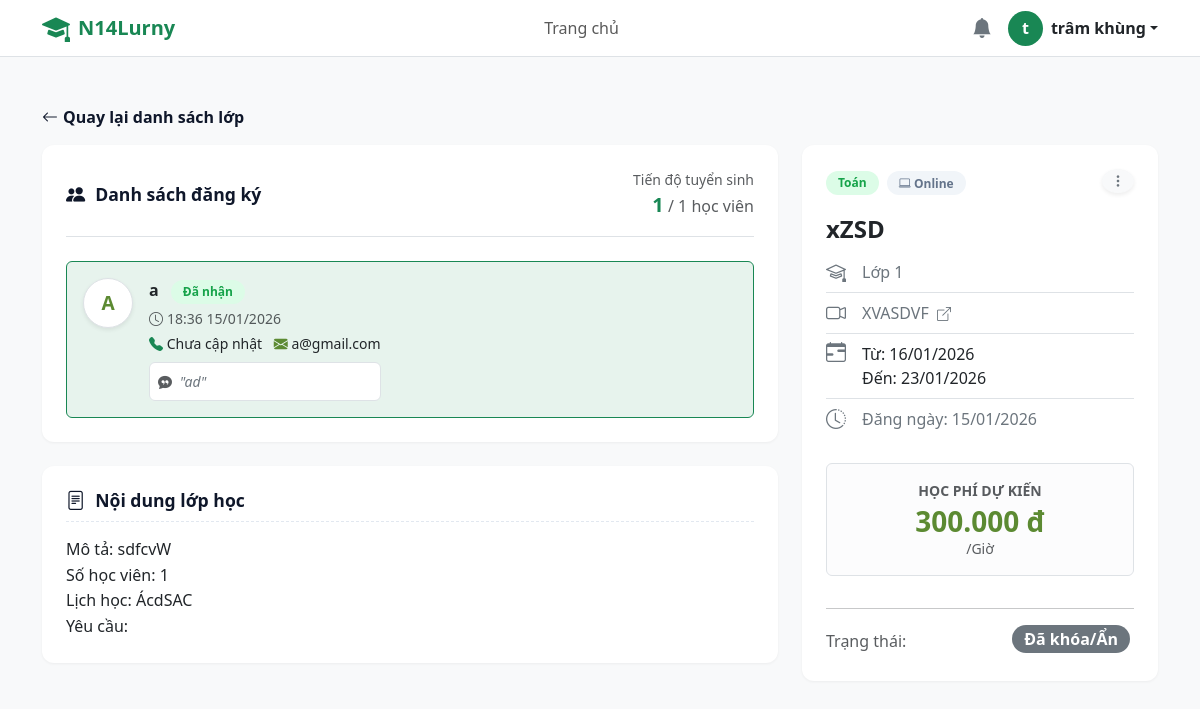
/N14Lurny/tutor/see_details.php?id=14 (signed in), run on an earlier commit of the app's database.
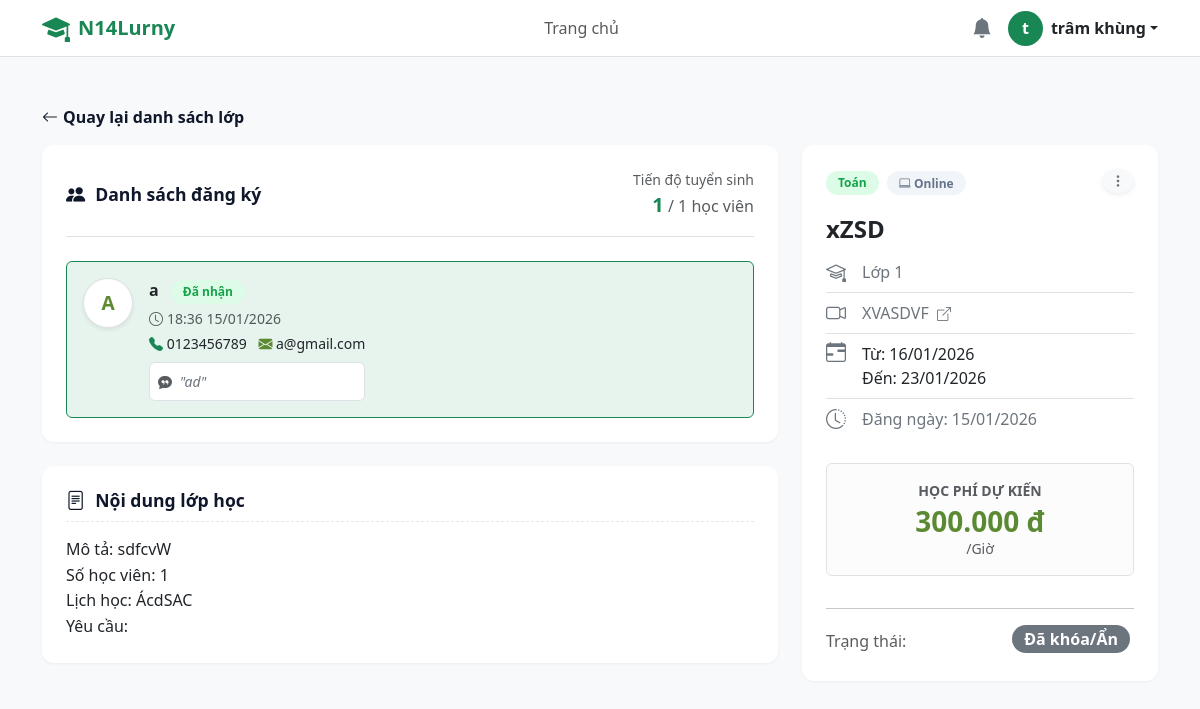
And on a later commit of the database.
### tables this page shows
CREATE TABLE `class_registrations` (
  `id` int(11) NOT NULL,
  `class_id` int(11) NOT NULL,
  `student_id` int(11) NOT NULL,
  `status` enum('pending','accepted','rejected') DEFAULT 'pending',
  `message` text DEFAULT NULL,
  `tutor_note` text DEFAULT NULL,
  `created_at` timestamp NOT NULL DEFAULT current_timestamp()
);

CREATE TABLE `users` (
  `id` int(11) NOT NULL,
  `full_name` varchar(100) NOT NULL,
  `email` varchar(100) NOT NULL,
  `password` varchar(255) NOT NULL,
  `role` enum('admin','tutor','student') NOT NULL DEFAULT 'student',
  `avatar` varchar(255) DEFAULT NULL,
  `dob` date DEFAULT NULL,
  `gender` enum('Nam','Nữ','Khác') DEFAULT 'Nam',
  `phone` varchar(20) DEFAULT NULL,
  `bio` text DEFAULT NULL COMMENT 'Giới thiệu bản thân',
  `major` varchar(100) DEFAULT NULL COMMENT 'Chuyên ngành',
  `degree` varchar(100) DEFAULT NULL COMMENT 'Bằng cấp/Trình độ',
  `experience` varchar(100) DEFAULT NULL COMMENT 'Kinh nghiệm',
  `address` varchar(255) DEFAULT NULL COMMENT 'Địa chỉ/Khu vực',
  `school` varchar(255) DEFAULT NULL,
  `grade` varchar(50) DEFAULT NULL,
  `created_at` timestamp NOT NULL DEFAULT current_timestamp()
);

### N14Lurny/tutor/see_details.php (the view, shortened to what the changed rows need)
<?php
require_once '../config/db.php';
$class_id = intval($_GET['id']);
$sql_students = "SELECT r.*, u.full_name, u.email, u.phone
                 FROM class_registrations r
                 JOIN users u ON r.student_id = u.id
                 WHERE r.class_id = ?
                 ORDER BY FIELD(r.status, 'pending', 'accepted', 'rejected'), r.created_at DESC";
$stmt_students = $conn->prepare($sql_students);
$stmt_students->bind_param("i", $class_id);
$stmt_students->execute();
$result_students = $stmt_students->get_result();
?>
<!DOCTYPE html>
<html lang="vi">
<head>
  <link href="https://cdn.jsdelivr.net/npm/bootstrap@5.3.2/dist/css/bootstrap.min.css" rel="stylesheet">
  <link href="https://cdn.jsdelivr.net/npm/bootstrap-icons@1.11.1/font/bootstrap-icons.css" rel="stylesheet">
  <link rel="stylesheet" href="../assets/css/tutor.css">
</head>
<body class="bg-light">
<div class="container py-5">
  <div class="row g-4">
    <div class="col-lg-8">
      <div class="card card-detail mb-4">
        <?php if ($result_students->num_rows > 0): ?>
            <div class="d-flex flex-column gap-3">
                <?php while($stu = $result_students->fetch_assoc()):
                    $stuInitials = mb_strtoupper(mb_substr($stu['full_name'], 0, 1, "UTF-8"));
                    $bg_color = ($stu['status'] == 'accepted') ? 'bg-success bg-opacity-10 border-success' : 'bg-white';
                ?>
                <div class="d-flex flex-column flex-md-row align-items-md-center justify-content-between p-3 border rounded <?= $bg_color ?> hover-shadow transition-all">
                    <div class="d-flex align-items-start mb-3 mb-md-0">
                        <div class="rounded-circle bg-white text-primary d-flex align-items-center justify-content-center fw-bold me-3 border shadow-sm" style="width: 50px; height: 50px; font-size: 1.2rem;">
                            <?= $stuInitials ?>
                        </div>
                        <div>
                            <div class="fw-bold text-dark fs-6">
                                <?= htmlspecialchars($stu['full_name']) ?>
                                <?php if($stu['status'] == 'pending'): ?>
                                    <span class="badge gray ms-2">Chờ duyệt</span>
                                <?php elseif($stu['status'] == 'accepted'): ?>
                                    <span class="badge green ms-2">Đã nhận</span>
                                <?php else: ?>
                                    <span class="badge red ms-2">Đã từ chối</span>
                                <?php endif; ?>
                            </div>
                            <div class="small text-muted mb-1">
                                <i class="bi bi-clock me-1"></i><?= date('H:i d/m/Y', strtotime($stu['created_at'])) ?>
                            </div>
                            <?php if($stu['status'] == 'accepted'): ?>
                                <div class="mt-1 small">
                                    <span class="me-2"><i class="bi bi-telephone-fill text-success"></i> <?= htmlspecialchars($stu['phone'] ?? 'Chưa cập nhật') ?></span>
                                    <span><i class="bi bi-envelope-fill text-primary"></i> <?= htmlspecialchars($stu['email']) ?></span>
                                </div>
                            <?php endif; ?>
                            <?php if(!empty($stu['message'])): ?>
                                <div class="mt-2 small fst-italic text-secondary bg-white p-2 rounded border border-dashed">
                                    <i class="bi bi-chat-quote-fill text-muted me-1"></i> "<?= htmlspecialchars($stu['message']) ?>"
                                </div>
                            <?php endif; ?>
                        </div>
                    </div>
                </div>
                <?php endwhile; ?>
            </div>
        <?php endif; ?>
      </div>
    </div>
  </div>
</div>
</body>
</html>

What changed in the data, as far as the page shows it:
changed through a linked row, class_registrations "ad": student.phone "Chưa cập nhật" → "0123456789"
